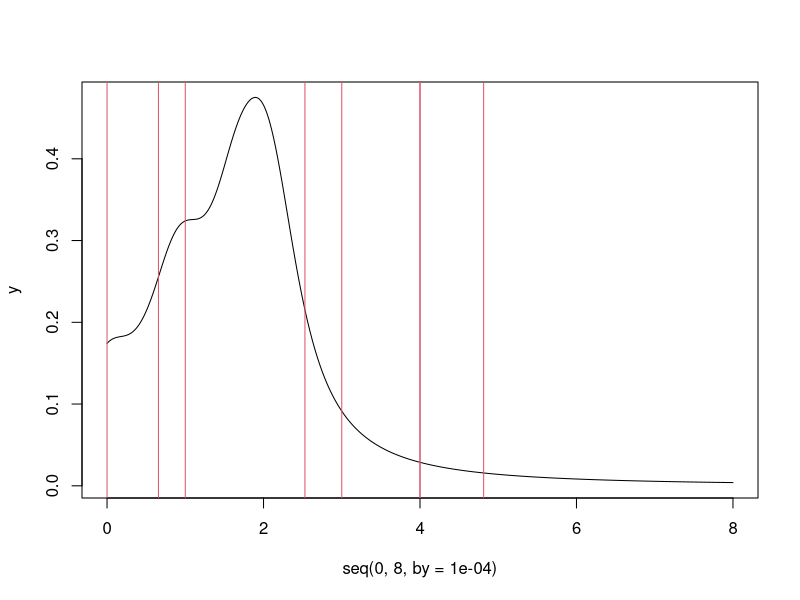

This figure's R source:
library('igraph')

g <- graph.empty(directed=F)
g <- g + vertices(seq(8))
g <- g + edges(c(1, 2, 1, 5, 1, 8, 2, 7, 2, 8, 3, 6, 3, 7, 4, 5, 4, 6, 7, 8))

adj <- get.adjacency(g)
lap <- - adj
for(i in seq(length(adj[,1]))) lap[i,i] <- lap[i,i] + degree(g, V(g)[i])
eig <- eigen(lap)$values
fre <- abs(sqrt(abs(eig)))

gamma <- 0.4450034

K.part <- c()
errs <- c()
subs <- c()
for(i in seq(length(fre))) {
	igr <- integrate(
		f=function(x, xdef, ga) {
			return(1 / ((x - xdef)^2 + ga^2))
		},
		lower=0,
		upper=Inf,
		xdef=fre[i],
		ga=gamma
	)
	K.part <- append(K.part, igr$value)
	errs <- append(errs, igr$abs.error)
	subs <- append(subs, igr$subdivisions)
}
K <- 1 / (gamma * sum(K.part))

y <- c()
for(x in seq(0,8,by=0.0001)) {
	y <- append(y, K * sum( gamma / ( (x - fre)^2 + gamma^2 ) ))
}
plot(seq(0,8,by=0.0001), y, type='l')
abline(v=eig, col=2)